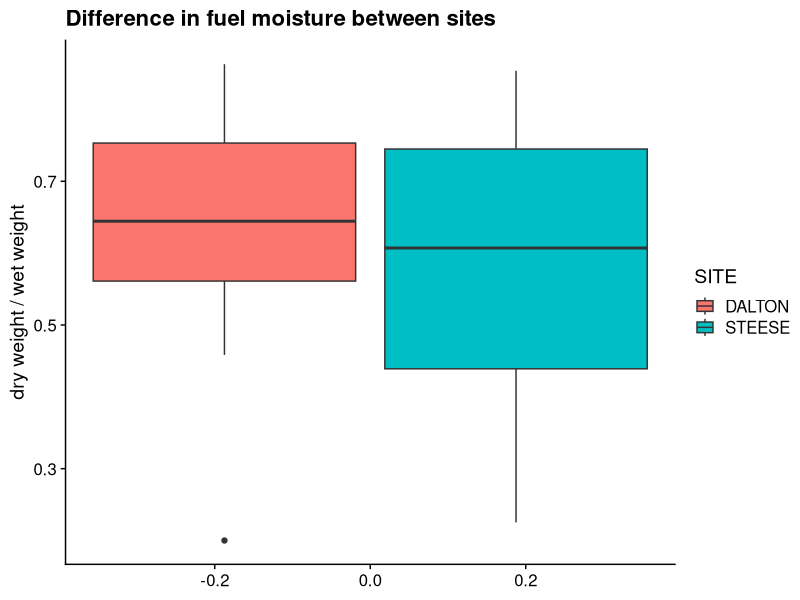
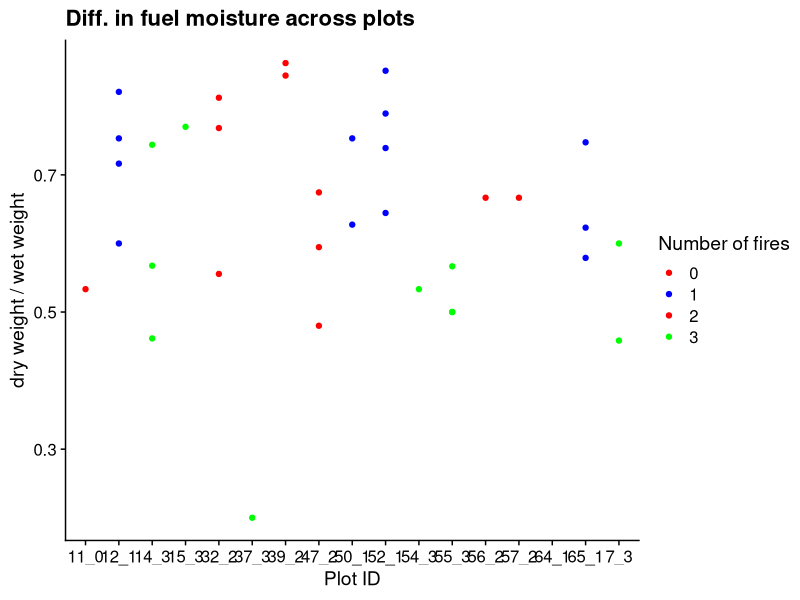

The R script that drew these images, in order:
# comparing understory vegetation 
# trying to understand the variation between sites and plots

library(tidyverse)
library(cowplot)
theme_set(theme_cowplot())
library(here)


veg_weight <- read.csv(here("data/understory_veg_weight_raw.csv"))

veg_weight$DIFF <- veg_weight$DRY_WEIGHT / veg_weight$WET_WEIGHT

ggplot(veg_weight, aes(y = DIFF, fill = SITE)) + geom_boxplot() + 
  labs(y = "dry weight / wet weight", title = "Difference in fuel moisture between sites")

veg_weight %>%
  filter(SITE == "DALTON") %>%
  ggplot(aes(x = PLOT, y = DIFF, col = as.factor(TREAT))) + geom_point() + 
  scale_color_manual(name = "Number of fires", 
                     values = c("red", "blue", "red", "green")) + 
  labs(y = "dry weight / wet weight", x = "Plot ID", title = "Diff. in fuel moisture across plots")




